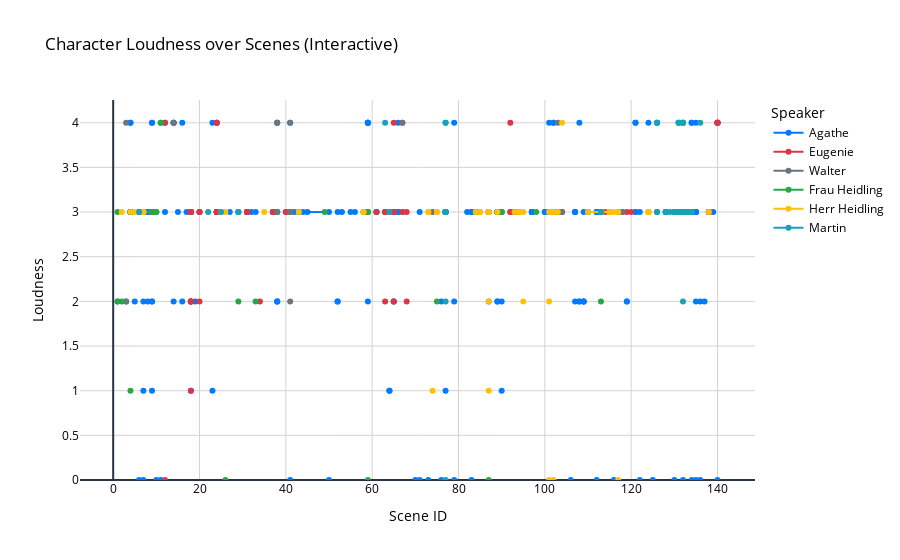

Source (notebook cell):
### Code cell
# This script visualizes the loudness of character sounds across scenes in Reuter's text, highlighting individual speaker patterns with interactive line plots.


import pandas as pd
import plotly.graph_objects as go

# Load the CSV file
file_path = '/Users/sguhr/Desktop/Arbeitslaptop/TU_Darmstadt/2024:25/Vortragstournée/Vortrag_Hamburg/Reuter_Gabriele_Aus_guter_Familie_sounds.csv'
df = pd.read_csv(file_path)

# Clean key columns
df['speaker'] = df['speaker'].astype(str).str.strip()
df['annotation'] = df['annotation'].astype(str).str.strip()
df['scene_id'] = df['scene_id'].astype(str).str.strip()
df['scene_id_num'] = pd.to_numeric(df['scene_id'], errors='coerce')

# Select target speakers (now 6)
target_speakers = ["Agathe", "Eugenie", "Walter", "Frau Heidling", "Herr Heidling", "Martin"]

filtered = df[
    (df['scene_id_num'].notna()) &
    (df['annotation'] == 'character_sound') &
    (df['speaker'].isin(target_speakers))
].copy()

filtered.sort_values(['speaker', 'scene_id_num'], inplace=True)

# Define consistent colors for all 6 speakers
speaker_colors = {
    "Agathe": 'rgb(0,123,255)',       # blue
    "Eugenie": 'rgb(220,53,69)',      # red
    "Walter": 'rgb(108,117,125)',     # gray
    "Frau Heidling": 'rgb(40,167,69)', # green
    "Herr Heidling": 'rgb(255,193,7)', # yellow/gold
    "Martin": 'rgb(23,162,184)'       # teal
}

# Build Plotly traces with hovertext and breaks on non-consecutive scenes
fig = go.Figure()

for speaker in target_speakers:
    speaker_df = filtered[filtered['speaker'] == speaker].copy()

    # Calculate difference between scene numbers to identify gaps
    speaker_df['scene_diff'] = speaker_df['scene_id_num'].diff()
    # Group consecutive scenes (diff == 1), start new group if gap > 1
    speaker_df['group'] = (speaker_df['scene_diff'] != 5).cumsum()

    first_segment = True  # Show legend only once per speaker

    for _, group_df in speaker_df.groupby('group'):
        fig.add_trace(go.Scatter(
            x=group_df['scene_id_num'],
            y=group_df['loudness'],
            mode='lines+markers',
            name=speaker if first_segment else None,
            showlegend=first_segment,
            line=dict(width=2, color=speaker_colors[speaker]),
            marker=dict(size=6, color=speaker_colors[speaker]),
            text=group_df['speaker'],  # Speaker name for hover
            customdata=group_df['sound_event'],  # Sound event for hover
            hovertemplate=(
                '<b>Speaker:</b> %{text}<br>' +
                '<b>Scene:</b> %{x}<br>' +
                '<b>Loudness:</b> %{y:.2f}<br>' +
                '<b>Sound Event:</b> %{customdata}<extra></extra>'
            )
        ))
        first_segment = False

# Layout and styling
fig.update_layout(
    title='Character Loudness over Scenes (Interactive)',
    xaxis_title='Scene ID',
    yaxis_title='Loudness',
    plot_bgcolor='white',
    paper_bgcolor='white',
    font=dict(color='black'),
    xaxis=dict(showgrid=True, gridcolor='lightgray'),
    yaxis=dict(showgrid=True, gridcolor='lightgray', rangemode='tozero'),
    legend_title_text='Speaker',
    hovermode='closest'
)

# Export paths
html_path = '/Users/sguhr/Desktop/Arbeitslaptop/TU_Darmstadt/2024:25/Vortragstournée/Vortrag_Hamburg/Agathe_loudness_interactive_plot2.html'
png_path = '/Users/sguhr/Desktop/Arbeitslaptop/TU_Darmstadt/2024:25/Vortragstournée/Vortrag_Hamburg/Agathe_loudness_statisch_plot2.png'

fig.write_html(html_path)
fig.write_image(png_path, scale=2)
fig.show()

print(f"Saved as:\n→ HTML: {html_path}\n→ PNG:  {png_path}")
